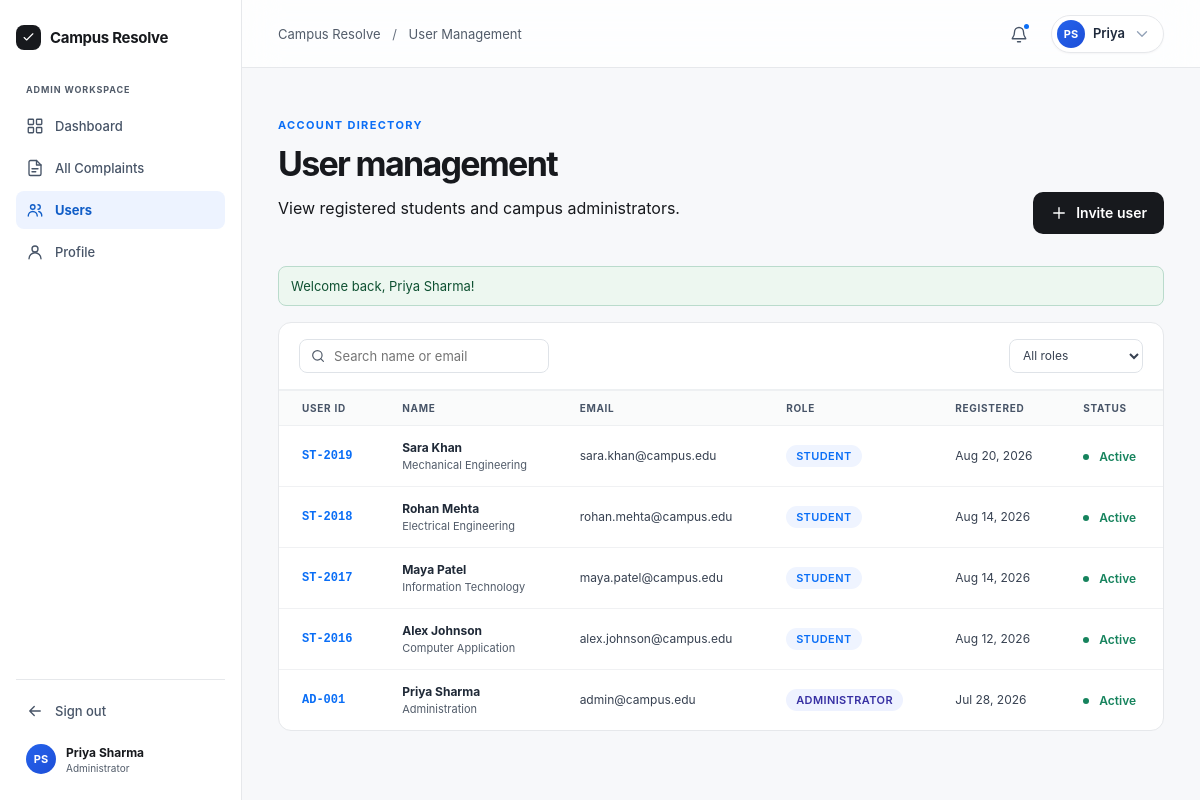
/admin/users.php (signed in), run on an earlier commit of the app's database.
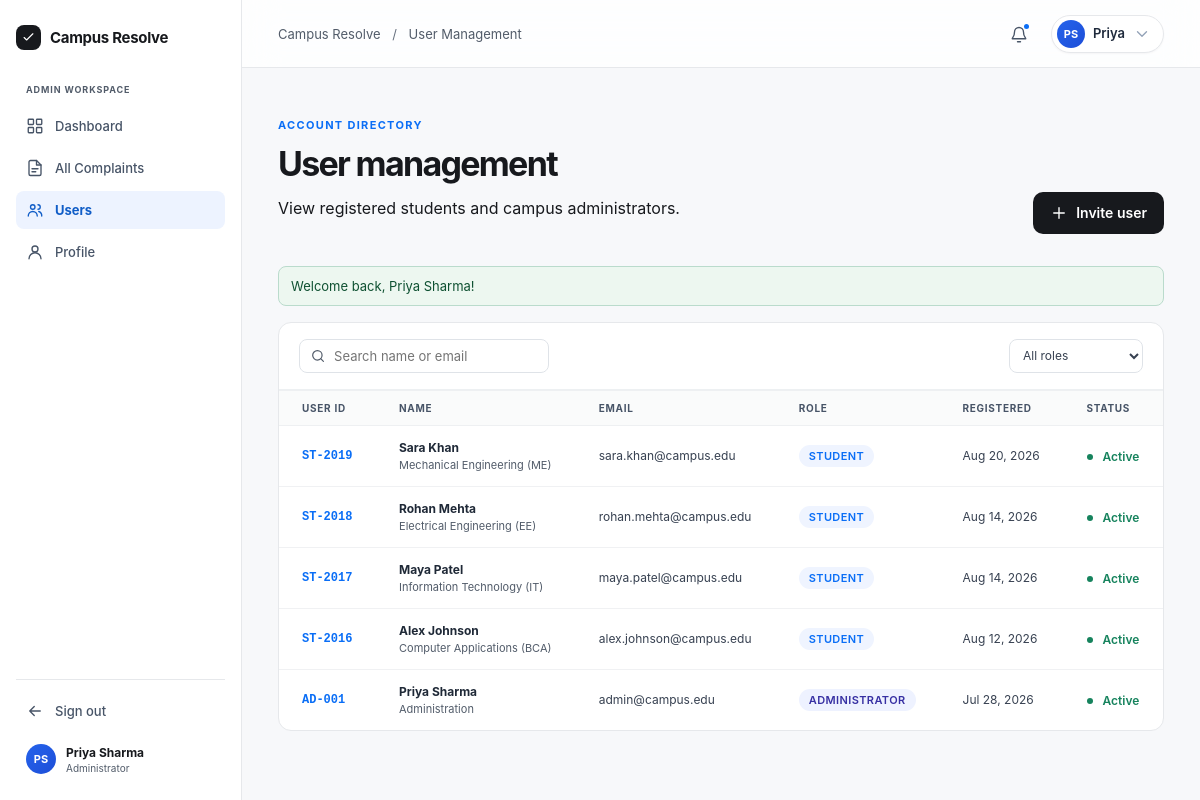
And on a later commit of the database.
### tables this page shows
CREATE TABLE `users` (
  `id` INT AUTO_INCREMENT PRIMARY KEY,
  `user_code` VARCHAR(20) NOT NULL UNIQUE,
  `name` VARCHAR(100) NOT NULL,
  `email` VARCHAR(120) NOT NULL UNIQUE,
  `password` VARCHAR(255) NOT NULL,
  `role` ENUM('student', 'admin') NOT NULL DEFAULT 'student',
  `department` VARCHAR(100) DEFAULT NULL,
  `status` ENUM('active', 'inactive') NOT NULL DEFAULT 'active',
  `created_at` DATETIME NOT NULL DEFAULT CURRENT_TIMESTAMP
);

### includes/auth_check_admin.php (called while the page is built, shortened)
<?php
$base = $base ?? '../';

### includes/helpers.php (called while the page is built, shortened)
<?php
function e(?string $str): string {
    return htmlspecialchars((string)$str, ENT_QUOTES, 'UTF-8');
}
function format_date(?string $datetime, bool $includeYear = false): string {
    $timestamp = strtotime($datetime);
    return date($includeYear ? 'M j, Y' : 'M j', $timestamp);
}

### admin/users.php (the view, shortened to what the changed rows need)
<?php
$base = '../';
require_once __DIR__ . '/../config/db_connect.php';
require_once __DIR__ . '/../includes/auth_check_admin.php';
require_once __DIR__ . '/../includes/helpers.php';
$sql = "
    SELECT
        `id`,
        `user_code`,
        `name`,
        `email`,
        `role`,
        `department`,
        `status`,
        `created_at`
    FROM `users`
    WHERE 1=1
";
$params = [];
$sql .= " ORDER BY `role` ASC, `created_at` DESC, `id` DESC";
$stmt = $pdo->prepare($sql);
$stmt->execute($params);
$usersList = $stmt->fetchAll();
?>
<!doctype html>
<html lang="en">
  <head>
    <link rel="stylesheet" href="<?= $base ?>assets/css/styles.css?v=<?= time() ?>" />
  </head>
  <body>
    <div class="app-shell">
      <div class="app-body">
        <main id="main-content" class="app-main">
          <section class="page-head list-head">
            <div>
              <h1>User management</h1>
            </div>
          </section>
          <section class="panel table-panel">
            <div class="responsive-table">
              <?php if (!empty($usersList)): ?>
                <table id="user-table">
                  <thead>
                    <tr>
                      <th>User ID</th>
                      <th>Name</th>
                      <th>Email</th>
                      <th>Role</th>
                      <th>Registered</th>
                      <th>Status</th>
                    </tr>
                  </thead>
                  <tbody>
                    <?php foreach ($usersList as $u): ?>
                      <?php
                        $roleTitle = $u['role'] === 'admin' ? 'Administrator' : 'Student';
                        $statusActive = ($u['status'] ?? 'active') === 'active';
                      ?>
                      <tr data-role="<?= e($roleTitle) ?>">
                        <td data-label="User ID">
                          <span class="id-link"><?= e($u['user_code']) ?></span>
                        </td>
                        <td data-label="Name">
                          <strong><?= e($u['name']) ?></strong>
                          <?php if (!empty($u['department'])): ?>
                            <small><?= e($u['department']) ?></small>
                          <?php endif; ?>
                        </td>
                        <td data-label="Email">
                          <?= e($u['email']) ?>
                        </td>
                        <td data-label="Role">
                          <span class="role-chip" style="<?= $u['role'] === 'admin' ? 'background: #eef2ff; color: #3730a3;' : '' ?>">
                            <?= e($roleTitle) ?>
                          </span>
                        </td>
                        <td data-label="Registered">
                          <?= e(format_date($u['created_at'], true)) ?>
                        </td>
                        <td data-label="Status">
                          <span class="<?= $statusActive ? 'account-active' : 'account-inactive' ?>" style="<?= !$statusActive ? 'color: #991b1b; background: #fee2e2; padding: 2px 8px; border-radius: 999px; font-size: 12px; font-weight: 500;' : '' ?>">
                            <?= ucfirst(e($u['status'] ?? 'active')) ?>
                          </span>
                        </td>
                      </tr>
                    <?php endforeach; ?>
                  </tbody>
                </table>
              <?php endif; ?>
            </div>
          </section>
        </main>
      </div>
    </div>
    <?php require __DIR__ . '/../includes/footer.php'; ?>

What changed in the data, as far as the page shows it:
changed users "Sara Khan": department "Mechanical Engineering" → "Mechanical Engineering (ME)"
changed users "Rohan Mehta": department "Electrical Engineering" → "Electrical Engineering (EE)"
changed users "Maya Patel": department "Information Technology" → "Information Technology (IT)"
changed users "Alex Johnson": department "Computer Application" → "Computer Applications (BCA)"
